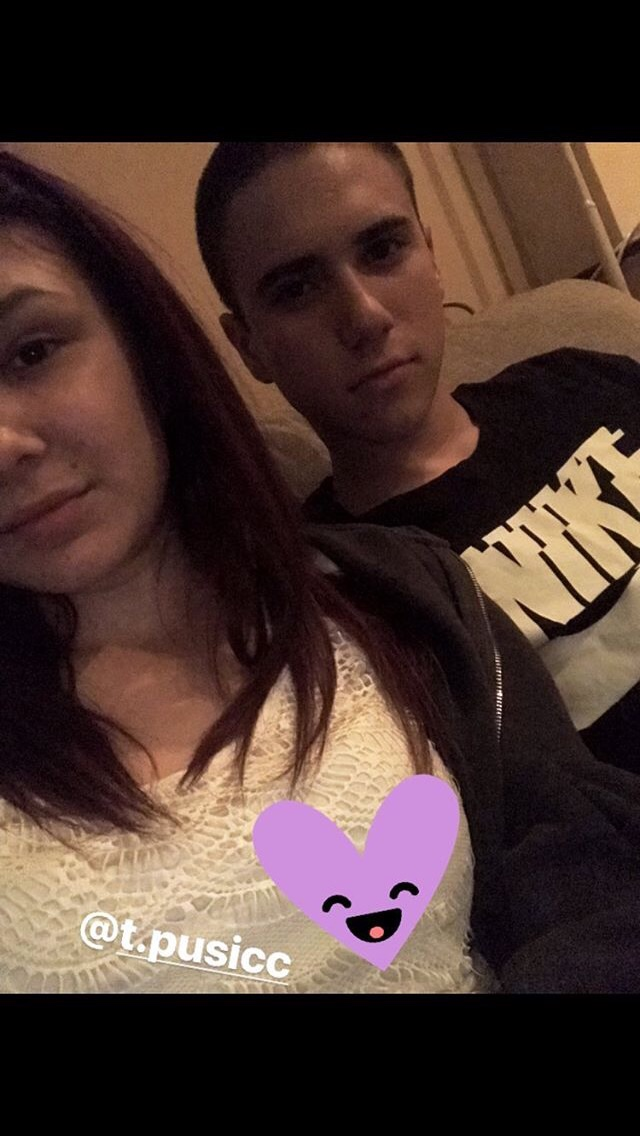
#> input picture images/aa.jpeg, 640 x 1136 px
$ python utils.py   (older library calls are emulated)
#> lines starting #> are read from the running program, lines starting #| are printed output that depends on the picture; after the words box and inside, x2 and y2 are one past the last pixel; in counts of white or black regions, pixels touching at a corner belong together
import numpy as np
import cv2
import glob
import imutils


# [15 lines left out: function remove_black_edges, not called in this run]


def crop_redundant(image):
    gray = cv2.cvtColor(image, cv2.COLOR_BGR2GRAY)

    _, th2 = cv2.threshold(gray, 8, 255, cv2.THRESH_BINARY)
    _, contours, hierarchy = cv2.findContours(th2, cv2.RETR_EXTERNAL, cv2.CHAIN_APPROX_SIMPLE)
    areas = [cv2.contourArea(contour) for contour in contours]
    max_index = np.argmax(areas)
    cnt = contours[max_index]
    x, y, w, h = cv2.boundingRect(cnt)

    # [6 lines of commented-out code are left out]

    crop = image[y:y + h, x:x + w]
    return crop


def draw_cropped_contour(image):
    im_copy = image.copy()
    gray = cv2.cvtColor(im_copy, cv2.COLOR_BGR2GRAY)
    ret, thresh = cv2.threshold(gray, 20, 255, 0)
    im2, contours, hierarchy = cv2.findContours(thresh, cv2.RETR_TREE, cv2.CHAIN_APPROX_SIMPLE)
    cv2.drawContours(im_copy, contours, -1, (0, 255, 0), 3)
    return im_copy


def check_rotation(img):
    rows, cols, _ = img.shape

    if rows / cols > 4 / 3:
        print("Extreme vertical axis")
    elif cols / rows > 4 / 3:
        print("Extreme horizontal axis")
    elif rows / cols <= 4 / 3 or cols / rows <= 4 / 3:
        print("U granicama")

        # M = cv2.getRotationMatrix2D((cols / 2, rows / 2), 90, 1)
        # dst = cv2.warpAffine(img, M, (cols, rows))


# [29 lines left out: functions detect_faces, remove_black_edges_test_one, not called in this run]


def remove_black_edges_test_all():
    for filename in glob.iglob("images/*"):
        image = cv2.imread(filename)
#> image is the input picture: shape (1136, 640, 3); mean B, G, R 46.5, 52.1, 72.1
        # proc = remove_black_edges(image.copy())
        contoured = draw_cropped_contour(image)
#> in draw_cropped_contour, `gray = cv2.cvtColor(im_copy, cv2.COLOR_BGR2GRAY)`:
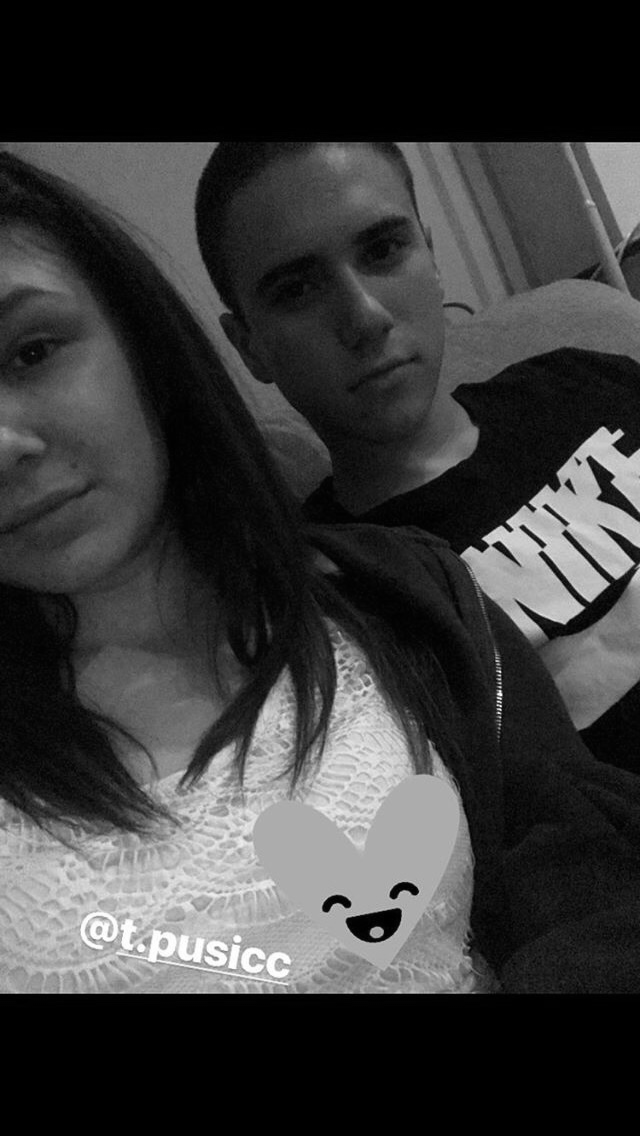
#> gray: shape (1136, 640); min 0, max 255, mean 57.4
#> in draw_cropped_contour, `ret, thresh = cv2.threshold(gray, 20, 255, 0)`:
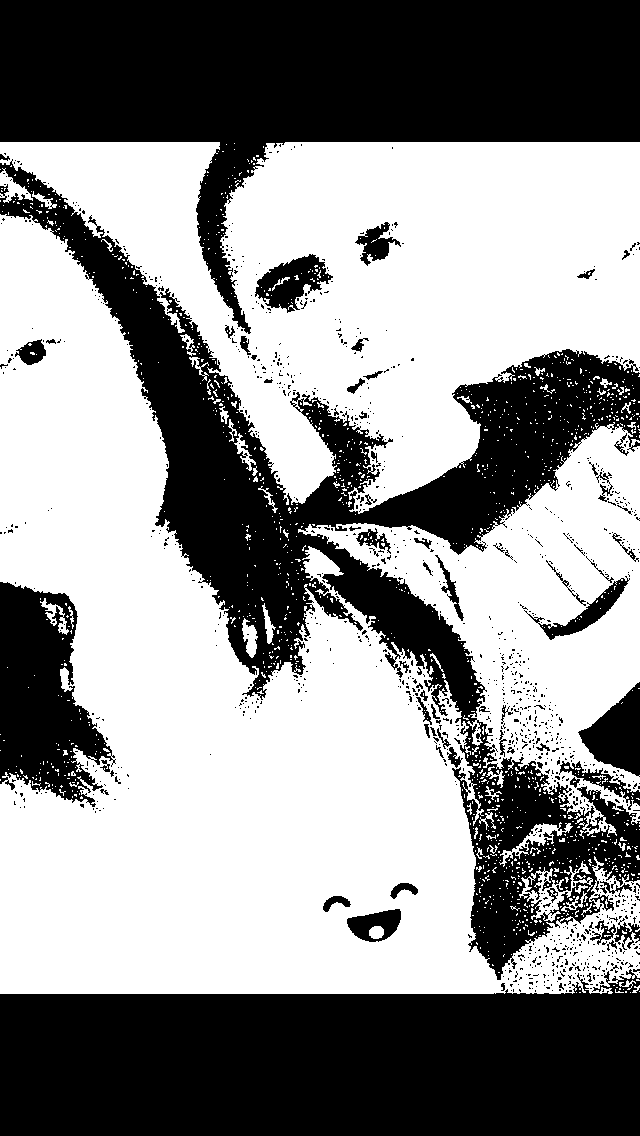
#> thresh: shape (1136, 640); 56.1% white; 1191 black regions (1118 under 20 px)
#> in draw_cropped_contour, `im2, contours, hierarchy = cv2.findContours(thresh, cv2.RETR_TREE, cv2..`: contours = 2927 contours, 2765 with area under 20; largest, box (x1, y1, x2, y2) and area: (0, 214, 640, 994) 218568, (0, 142, 640, 514) 133782, (298, 422, 640, 839) 54572, (254, 253, 334, 314) 2570, (537, 577, 630, 641) 1501
#> in draw_cropped_contour, `cv2.drawContours(im_copy, contours, -1, (0, 255, 0), 3)`:
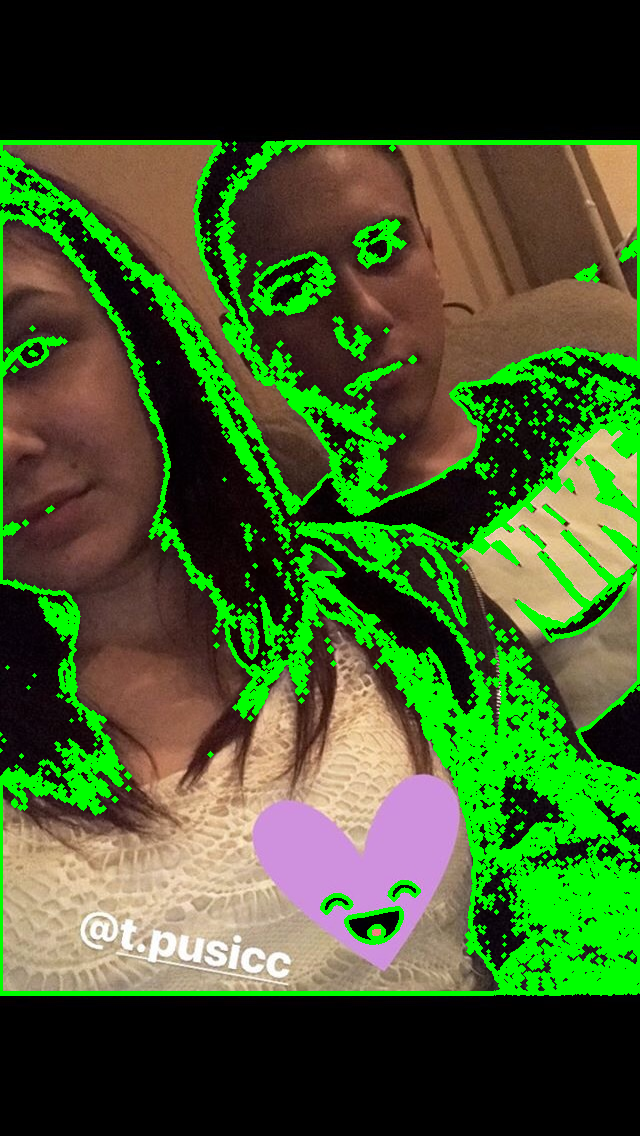
#> im_copy: shape (1136, 640, 3); 16.74% of pixels changed, all inside (x1, y1, x2, y2) = (0, 140, 640, 996)
        proc = crop_redundant(image.copy())
#> in crop_redundant, `_, th2 = cv2.threshold(gray, 8, 255, cv2.THRESH_BINARY)`:
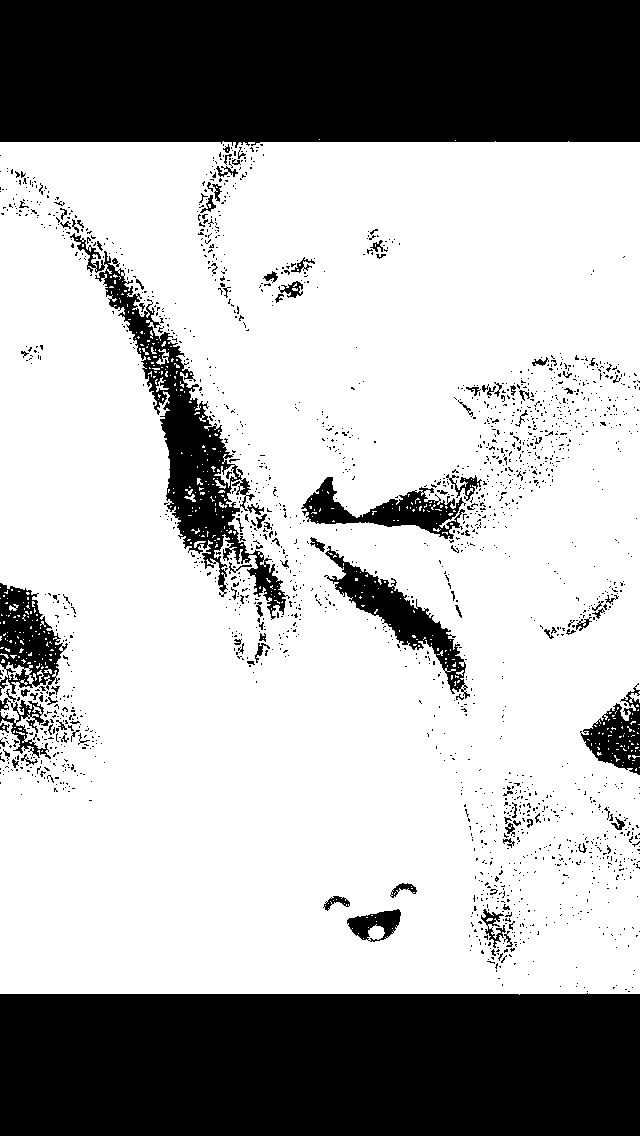
#> th2: shape (1136, 640); 69.3% white; 1972 black regions (1854 under 20 px)
#> in crop_redundant, `_, contours, hierarchy = cv2.findContours(th2, cv2.RETR_EXTERNAL, cv2...`: contours = 171 contours, 168 with area under 20; largest, box (x1, y1, x2, y2) and area: (0, 141, 640, 995) 535204, (629, 693, 640, 703) 42, (9, 604, 19, 611) 22
#> in crop_redundant, `areas = [cv2.contourArea(contour) for contour in contours]`: areas = 171 values, max 535204.5 at index 168, min 0 at index 1, mean 3131.7
#> in crop_redundant, `max_index = np.argmax(areas)`: max_index = 168
#> in crop_redundant, `cnt = contours[max_index]`: cnt = contour of 1035 points, box (x1, y1, x2, y2) (0, 141, 640, 995), area 535204
#> in crop_redundant, `x, y, w, h = cv2.boundingRect(cnt)`: x = 0; y = 141; w = 640; h = 854
#> in crop_redundant, `crop = image[y:y + h, x:x + w]`:
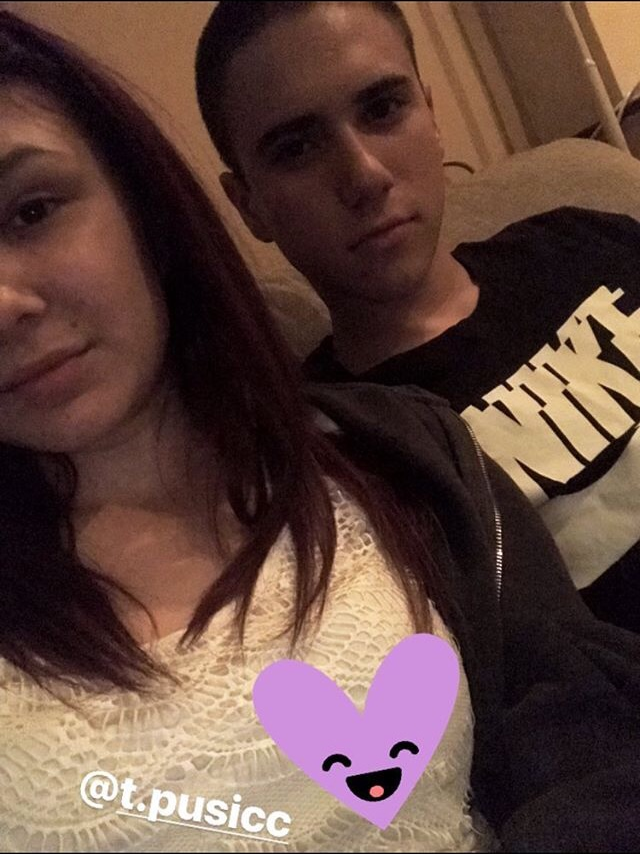
#> crop: shape (854, 640, 3); mean B, G, R 61.7, 69.2, 95.8
        # detect_faces(proc)
        check_rotation(proc)
        proc2 = imutils.resize(proc, height=400)
        image = imutils.resize(image, height=400)
#> image: shape (400, 225, 3)
        contoured = imutils.resize(contoured, height=400)
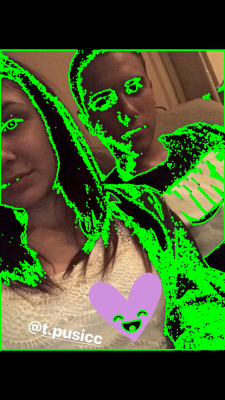
#> contoured: shape (400, 225, 3); mean B, G, R 42.2, 90.6, 65.2
        show = np.concatenate((image, proc2, contoured), axis=1)
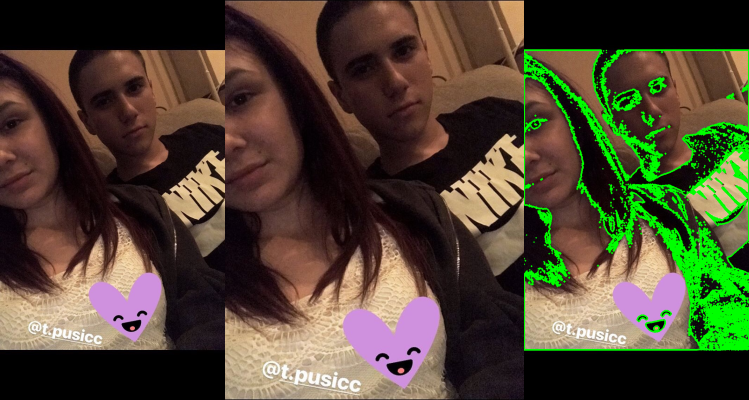
#> show: shape (400, 749, 3); mean B, G, R 51.3, 70.5, 79.5
        cv2.imshow(filename, show)
        cv2.imwrite("rezultat/" + filename.split('/')[1], proc)
        cv2.waitKey(0)
        cv2.destroyAllWindows()
#> pass 2 of the loop in remove_black_edges_test_all, `for filename in glob.iglob("images/*"):`:
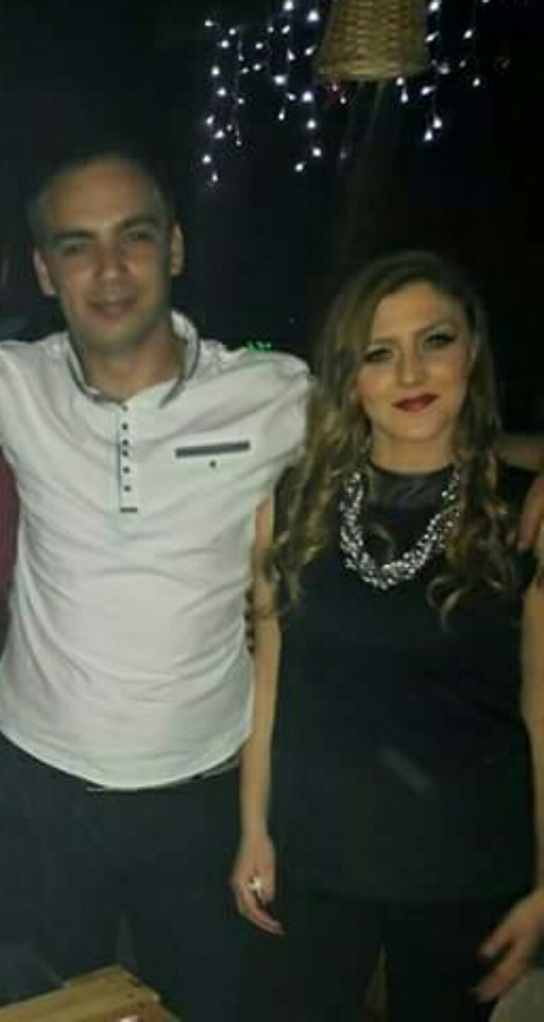
#> input picture images/aa.jpg, 1630 x 3064 px (shown at 1/3 size)
#> in remove_black_edges_test_all, image is the input picture: shape (3064, 1630, 3); mean B, G, R 56.7, 65.9, 62
#> gray: shape (3064, 1630)
#> in draw_cropped_contour (call 2), `ret, thresh = cv2.threshold(gray, 20, 255, 0)`:
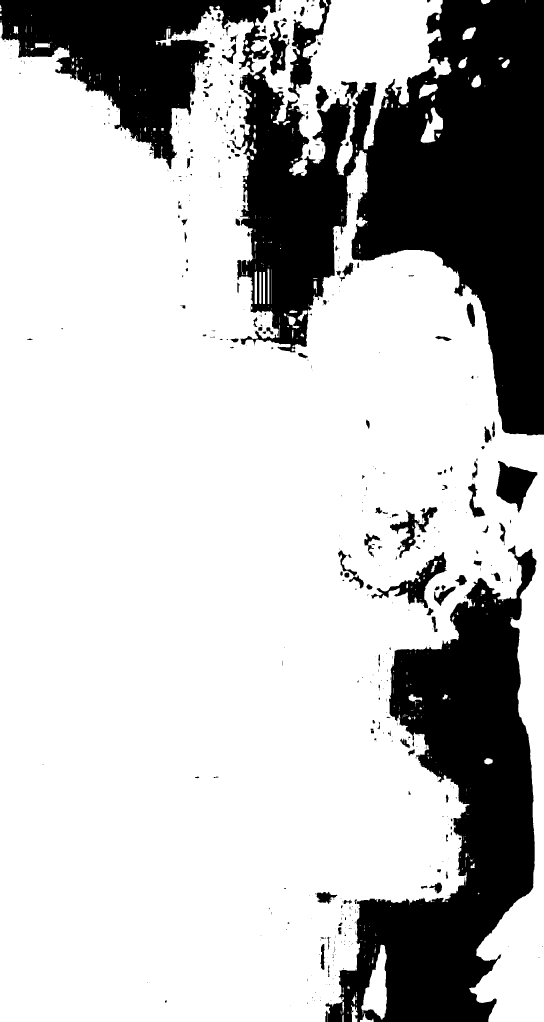
#> thresh: shape (3064, 1630) (shown at 1/3 size); 74.5% white; 565 black regions (369 under 20 px)
#> in draw_cropped_contour (call 2), `im2, contours, hierarchy = cv2.findContours(thresh, cv2.RETR_TREE, cv2..`: contours = 980 contours, 667 with area under 20; largest, box (x1, y1, x2, y2) and area: (0, 0, 1630, 3064) 3742438, (1487, 1381, 1614, 1539) 10487, (1112, 1655, 1341, 1826) 10148, (1084, 2834, 1161, 3059) 9067, (1169, 1520, 1314, 1675) 5994
#> im_copy: shape (3064, 1630, 3)
#> th2: shape (3064, 1630); 93.4% white; 289 black regions (174 under 20 px)
#> in crop_redundant (call 2), `_, contours, hierarchy = cv2.findContours(th2, cv2.RETR_EXTERNAL, cv2...`: contours = 84 contours, 45 with area under 20; largest, box (x1, y1, x2, y2) and area: (0, 0, 1630, 3064) 4666558, (1388, 208, 1460, 274) 2726, (1382, 0, 1435, 154) 2688, (1292, 528, 1327, 656) 2415, (1600, 1186, 1630, 1270) 2070
#> proc2: shape (400, 212, 3)
#> contoured: shape (400, 212, 3)
#> in remove_black_edges_test_all, `show = np.concatenate((image, proc2, contoured), axis=1)`:
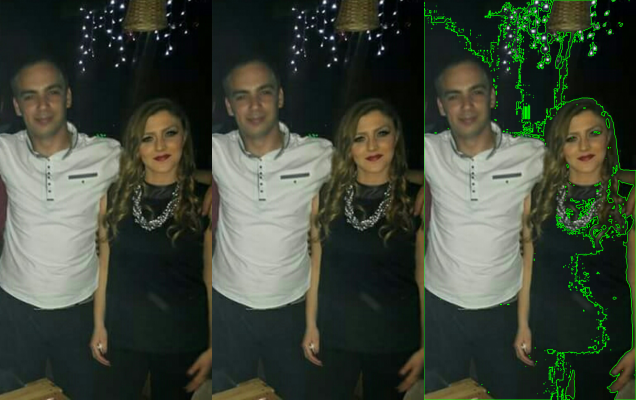
#> show: shape (400, 636, 3); mean B, G, R 56.4, 69.2, 61.7
#> pass 3 of the loop in remove_black_edges_test_all, `for filename in glob.iglob("images/*"):`:
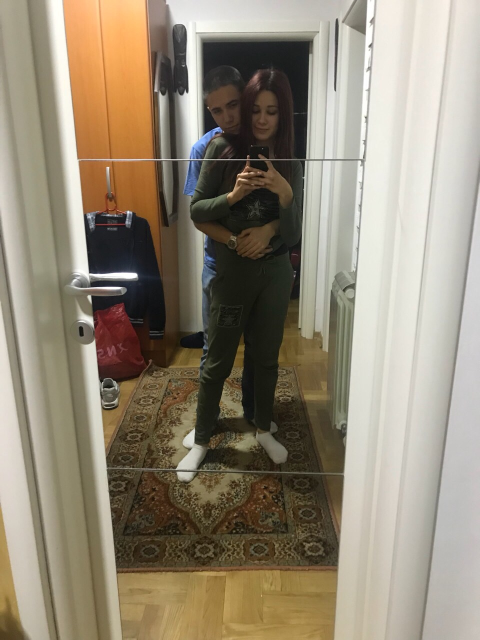
#> input picture images/ab.jpeg, 960 x 1280 px (shown at 1/2 size)
#> in remove_black_edges_test_all, image is the input picture: shape (1280, 960, 3); mean B, G, R 119.2, 137.6, 148
#> gray: shape (1280, 960)
#> in draw_cropped_contour (call 3), `ret, thresh = cv2.threshold(gray, 20, 255, 0)`:
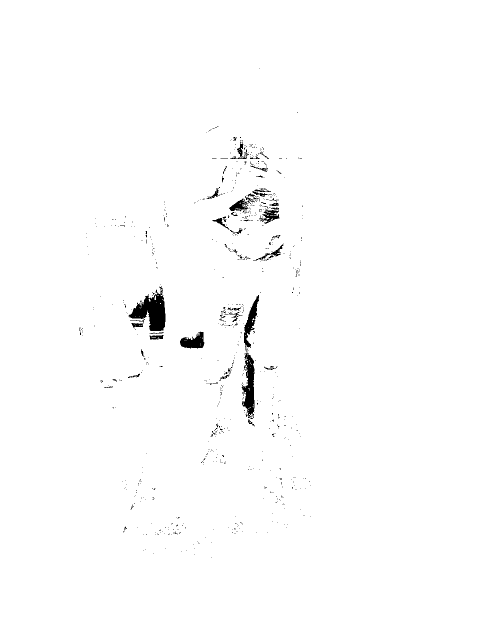
#> thresh: shape (1280, 960) (shown at 1/2 size); 98.9% white; 764 black regions (717 under 20 px)
#> in draw_cropped_contour (call 3), `im2, contours, hierarchy = cv2.findContours(thresh, cv2.RETR_TREE, cv2..`: contours = 1065 contours, 992 with area under 20; largest, box (x1, y1, x2, y2) and area: (0, 0, 960, 1280) 1226561, (256, 572, 332, 663) 3432, (482, 704, 510, 837) 2188, (487, 589, 519, 697) 1292, (359, 662, 410, 698) 1098
#> im_copy: shape (1280, 960, 3)
#> th2: shape (1280, 960); 100% white; black in thin lines or dots, all inside (x1, y1, x2, y2) = (201, 254, 535, 808)
#> proc2: shape (400, 300, 3)
#> contoured: shape (400, 300, 3)
#> in remove_black_edges_test_all, `show = np.concatenate((image, proc2, contoured), axis=1)`:
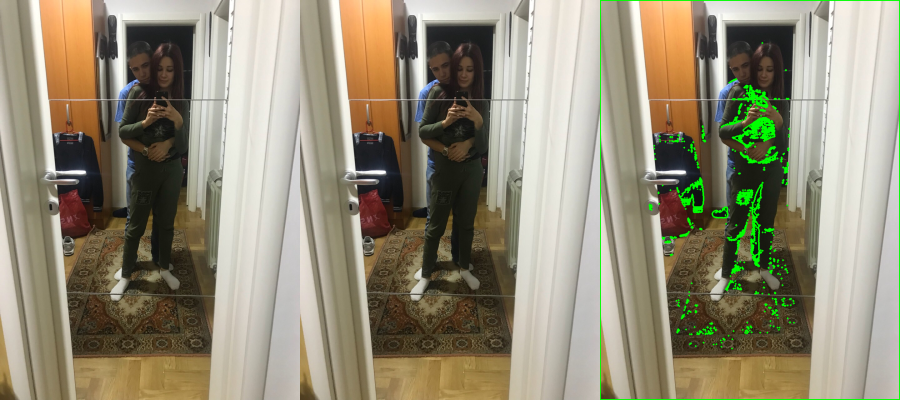
#> show: shape (400, 900, 3); mean B, G, R 118.4, 140.1, 147
#> the loop made 4 passes; the first 3 are shown


if __name__ == "__main__":
    remove_black_edges_test_all()
